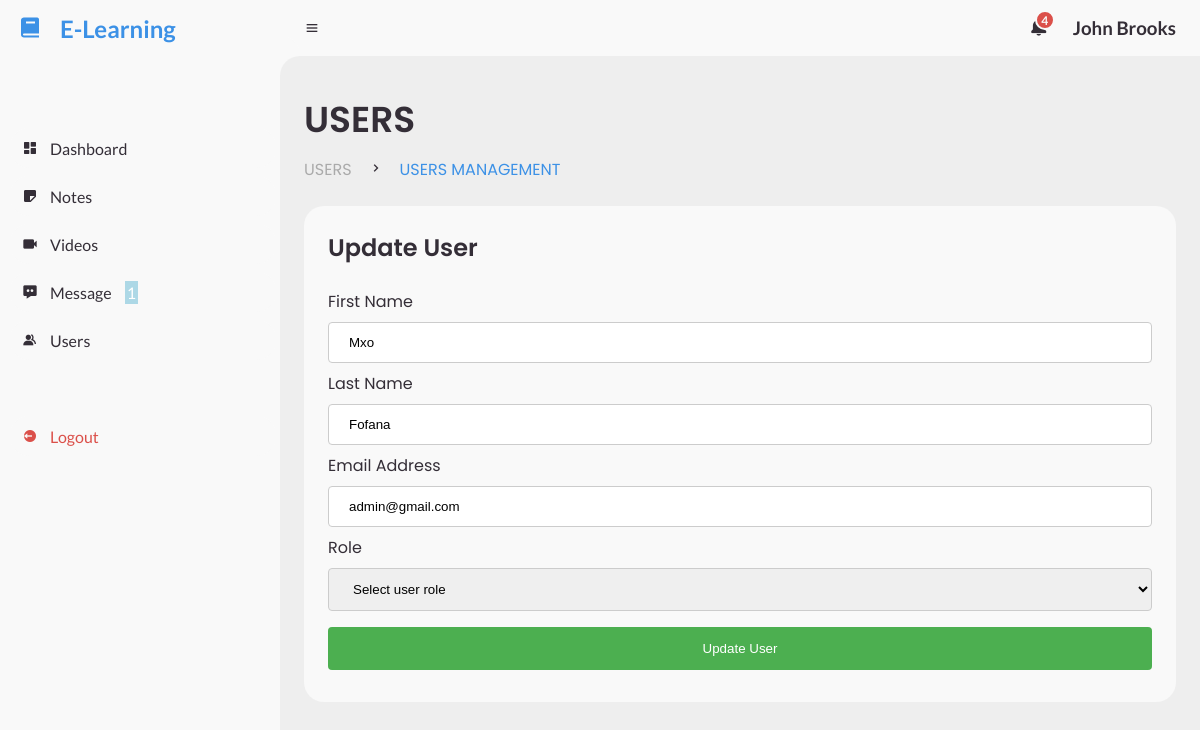
Screenshot of /dashboard/edit_user.php?edit=1 (signed in) with the database file from the repository.
### tables this page shows
CREATE TABLE `users` (
  `id` int(11) NOT NULL,
  `name` varchar(225) NOT NULL,
  `surname` varchar(225) NOT NULL,
  `email` varchar(225) NOT NULL,
  `password` varchar(225) NOT NULL,
  `role` int(11) NOT NULL DEFAULT 1,
  `created_at` timestamp NOT NULL DEFAULT current_timestamp()
);

### includes/session.php (called while the page is built, shortened)
<?php
$session_id=$_SESSION['alogin'];
?>

### dashboard/edit_user.php (the view, shortened to what this page needs)
<?php
include('top_section.php');
?>
<?php $get_id = $_GET['edit']; ?>
		<main>
			<div class="head-title">
				<div class="left">
					<h1>USERS</h1>
					<ul class="breadcrumb">
						<li>
							<a href="#">USERS</a>
						</li>
						<li><i class='bx bx-chevron-right' ></i></li>
						<li>
							<a class="active" href="#">USERS MANAGEMENT</a>
						</li>
					</ul>
				</div>
			</div>
			<div class="table-data">
				<div class="order">
					<div class="head">
						<h3>Update User</h3>
					</div>
                    <?php
						$query = mysqli_query($conn,"select * from users where id = '$get_id' ")or die(mysqli_error());
						$row = mysqli_fetch_array($query);
                    ?>
					<form action="#" method="POST" name="add">
                        <label for="fname">First Name</label>
                        <input type="text" id="fname" name="name" placeholder="Your name.." required value="<?php echo $row['name']; ?>">
                        <label for="lname">Last Name</label>
                        <input type="text" id="lname" name="surname" placeholder="Your last name.." required value="<?php echo $row['surname']; ?>">
                        <label for="email">Email Address</label>
                        <input type="email" id="email" name="email" placeholder="Your email address.." required value="<?php echo $row['email']; ?>">
                        <label for="role">Role</label>
                        <select id="role" name="user_role" required>
                            <option value="" selected disabled>Select user role</option>
                        </select>
                        <input type="submit" value="Update User" name="add">
                    </form>
				</div>
			</div>
		</main>
<?php
include('bottom_section.php')
?>

### dashboard/top_section.php (shortened to what this page needs)
<?php include('../includes/config.php'); ?>
<?php include('../includes/session.php');?>
<?php
$query= mysqli_query($conn,"select * from users where id = '$session_id'")or die(mysqli_error());
$row = mysqli_fetch_array($query);
$role = $row['role'];
$activePage = basename($_SERVER['PHP_SELF'], ".php");
?>
<!DOCTYPE html>
<html lang="en">
<head>
	<link href='https://unpkg.com/boxicons@2.0.9/css/boxicons.min.css' rel='stylesheet'>
	<link rel="stylesheet" href="styles/style.css">
</head>
<body>
	<section id="sidebar">
		<a href="#" class="brand">
			<i class='bx bxs-book'></i>
			<span class="text">E-Learning</span>
		</a>
		<ul class="side-menu top">
			<li class="<?= ($activePage == 'index') ? 'active':''; ?>">
				<a href="index.php">
					<i class='bx bxs-dashboard' ></i>
					<span class="text">Dashboard</span>
				</a>
			</li>
			<li class="<?= ($activePage == 'notes') ? 'active':''; ?>">
				<a href="notes.php">
					<i class='bx bxs-note' ></i>
					<span class="text">Notes</span>
				</a>
			</li>
			<li class="<?= ($activePage == 'videos') ? 'active':''; ?>">
				<a href="videos.php">
					<i class='bx bxs-video' ></i>
					<span class="text">Videos</span>
				</a>
			</li>
			<li class="<?= ($activePage == 'messages') ? 'active':''; ?>">
			<?php
				$sql ="SELECT * FROM messages where to_user ='$session_id' and readed = 0";
				$query= mysqli_query($conn, $sql)or die(mysqli_error());
				$count = mysqli_num_rows($query);
			?>
				<a href="messages.php">
					<i class='bx bxs-message-dots' ></i>
					<span class="text">Message
					<span class="num" style="margin-left: 10px;color:white;background-color:lightblue;padding:2px;border-raduis:50px;"><?php echo $count ?></span>
					</span>
				</a>
			</li>
			<li class="<?= ($activePage == 'users') ? 'active':''; ?>">
				<a href="users.php">
					<i class='bx bxs-group' ></i>
					<span class="text">Users</span>
				</a>
			</li>
		</ul>
		<ul class="side-menu">
			<li>
				<a href="logout.php" class="logout">
					<i class='bx bxs-log-out-circle' ></i>
					<span class="text">Logout</span>
				</a>
			</li>
		</ul>
	</section>
	<section id="content">
		<nav>
			<i class='bx bx-menu' ></i>
			<form action="#">
				<div class="form-input">
				</div>
			</form>
			<?php
				$sql ="SELECT * FROM notifications where to_user ='$role'";
				$query= mysqli_query($conn, $sql)or die(mysqli_error());
				$count = mysqli_num_rows($query);
			?>
			<a class="notification" href="notification.php">
				<span class="num"><?php echo $count ?></span>
			</a>
			<a href="#" class="profile">
				<h1 class="h1"><?php echo $row['name']. " " .$row['surname']; ?></h1>
			</a>
		</nav>

### dashboard/styles/style.css (style rules this page uses)
* { margin: 0; padding: 0; box-sizing: border-box; }
a { text-decoration: none; }
li { list-style: none; }
:root { --poppins: 'Poppins', sans-serif; --lato: 'Lato', sans-serif; --light: #F9F9F9; --blue: #3C91E6; --light-blue: #CFE8FF; --grey: #eee; --dark-grey: #AAAAAA; --dark: #342E37; --red: #DB504A; --yellow: #FFCE26; --light-yellow: #FFF2C6; --orange: #FD7238; --light-orange: #FFE0D3; }
html { overflow-x: hidden; }
body { background: var(--grey); overflow-x: hidden; }
#sidebar { position: fixed; top: 0; left: 0; width: 280px; height: 100%; background: var(--light); z-index: 2000; font-family: var(--lato); transition: .3s ease; overflow-x: hidden; scrollbar-width: none; }
#sidebar .brand { font-size: 24px; font-weight: 700; height: 56px; display: flex; align-items: center; color: var(--blue); position: sticky; top: 0; left: 0; background: var(--light); z-index: 500; padding-bottom: 20px; box-sizing: content-box; }
#sidebar .brand .bx { min-width: 60px; display: flex; justify-content: center; }
#sidebar .side-menu { width: 100%; margin-top: 48px; }
#sidebar .side-menu li { height: 48px; background: transparent; margin-left: 6px; border-radius: 48px 0 0 48px; padding: 4px; }
#sidebar .side-menu li a { width: 100%; height: 100%; background: var(--light); display: flex; align-items: center; border-radius: 48px; font-size: 16px; color: var(--dark); white-space: nowrap; overflow-x: hidden; }
#sidebar .side-menu li a.logout { color: var(--red); }
#sidebar .side-menu li a .bx { min-width: calc(60px - ((4px + 6px) * 2)); display: flex; justify-content: center; }
#content { position: relative; width: calc(100% - 280px); left: 280px; transition: .3s ease; }
#content nav { height: 56px; background: var(--light); padding: 0 24px; display: flex; align-items: center; grid-gap: 24px; font-family: var(--lato); position: sticky; top: 0; left: 0; z-index: 1000; }
#content nav::before { content: ''; position: absolute; width: 40px; height: 40px; bottom: -40px; left: 0; border-radius: 50%; box-shadow: -20px -20px 0 var(--light); }
#content nav a { color: var(--dark); }
#content nav .bx.bx-menu { cursor: pointer; color: var(--dark); }
#content nav form { max-width: 400px; width: 100%; margin-right: auto; }
#content nav form .form-input { display: flex; align-items: center; height: 36px; }
#content nav .notification { font-size: 20px; position: relative; }
#content nav .notification .num { position: absolute; top: -6px; right: -6px; width: 20px; height: 20px; border-radius: 50%; border: 2px solid var(--light); background: var(--red); color: var(--light); font-weight: 700; font-size: 12px; display: flex; justify-content: center; align-items: center; }
#content main { width: 100%; padding: 36px 24px; font-family: var(--poppins); max-height: calc(100vh - 56px); overflow-y: auto; }
#content main .head-title { display: flex; align-items: center; justify-content: space-between; grid-gap: 16px; flex-wrap: wrap; }
#content main .head-title .left h1 { font-size: 36px; font-weight: 600; margin-bottom: 10px; color: var(--dark); }
#content main .head-title .left .breadcrumb { display: flex; align-items: center; grid-gap: 16px; }
#content main .head-title .left .breadcrumb li { color: var(--dark); }
#content main .head-title .left .breadcrumb li a { color: var(--dark-grey); pointer-events: none; }
#content main .head-title .left .breadcrumb li a.active { color: var(--blue); pointer-events: unset; }
#content main .table-data { display: flex; flex-wrap: wrap; grid-gap: 24px; margin-top: 24px; width: 100%; color: var(--dark); }
#content main .table-data > div { border-radius: 20px; background: var(--light); padding: 24px; overflow-x: auto; }
#content main .table-data .head { display: flex; align-items: center; grid-gap: 16px; margin-bottom: 24px; }
#content main .table-data .head h3 { margin-right: auto; font-size: 24px; font-weight: 600; }
#content main .table-data .order { flex-grow: 1; flex-basis: 500px; }

### dashboard/top_section.php (style rules this page uses)
input[type=text], select { width: 100%; padding: 12px 20px; margin: 8px 0; display: inline-block; border: 1px solid #ccc; border-radius: 4px; box-sizing: border-box; }
input[type=email] { width: 100%; padding: 12px 20px; margin: 8px 0; display: inline-block; border: 1px solid #ccc; border-radius: 4px; box-sizing: border-box; }
input[type=submit] { width: 100%; background-color: #4CAF50; color: white; padding: 14px 20px; margin: 8px 0; border: none; border-radius: 4px; cursor: pointer; }

### rows the page displays
users: name "John", surname "Brooks"
users: name "Mxo", surname "Fofana", email "admin@gmail.com"

### other values shown
$count "1"
$count "4"
